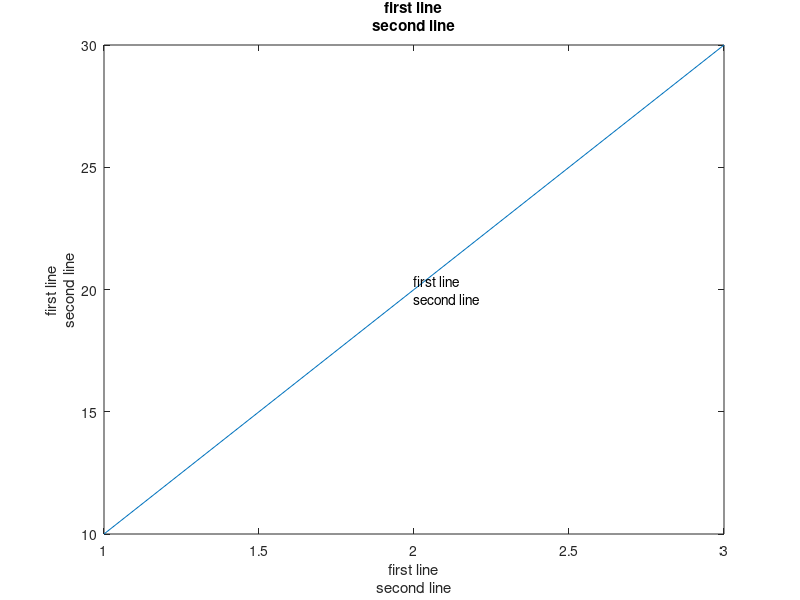

Write the MATLAB code that produced this figure. (Note: this script raises an error after producing the figure.)
fig = figure;
plot([1,2,3], [10,20,30]);
txt = {'first line', 'second line'};
xlabel(txt);
ylabel(txt);
text(2, 20, txt);
title(txt);

% PLOTLY
response = fig2plotly(fig,'name','matlab_text_as_cell_array');
plotly_url = response.url;
